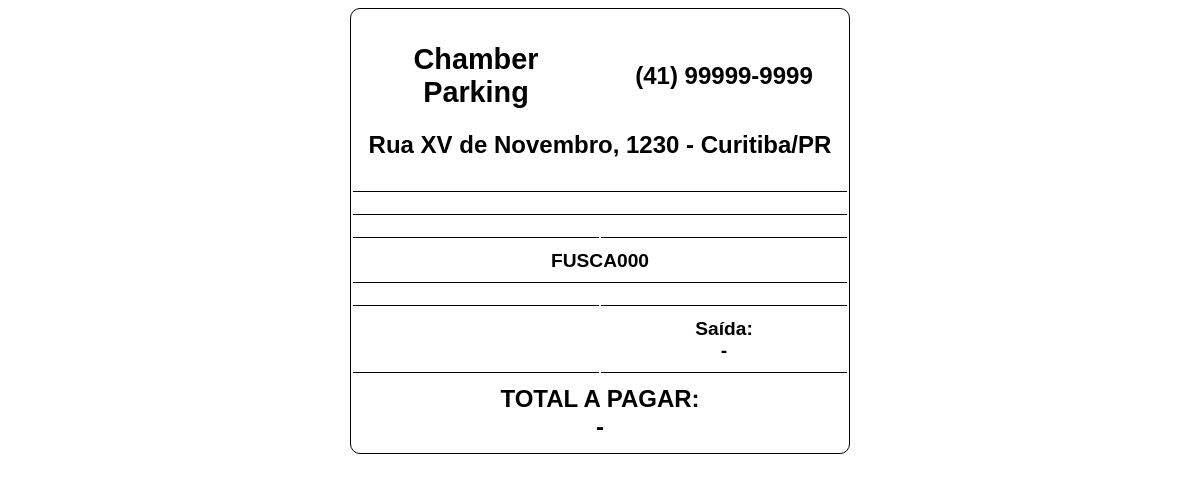
Before: /imprimir.php?placa=FUSCA000 (signed in) with the older database file.
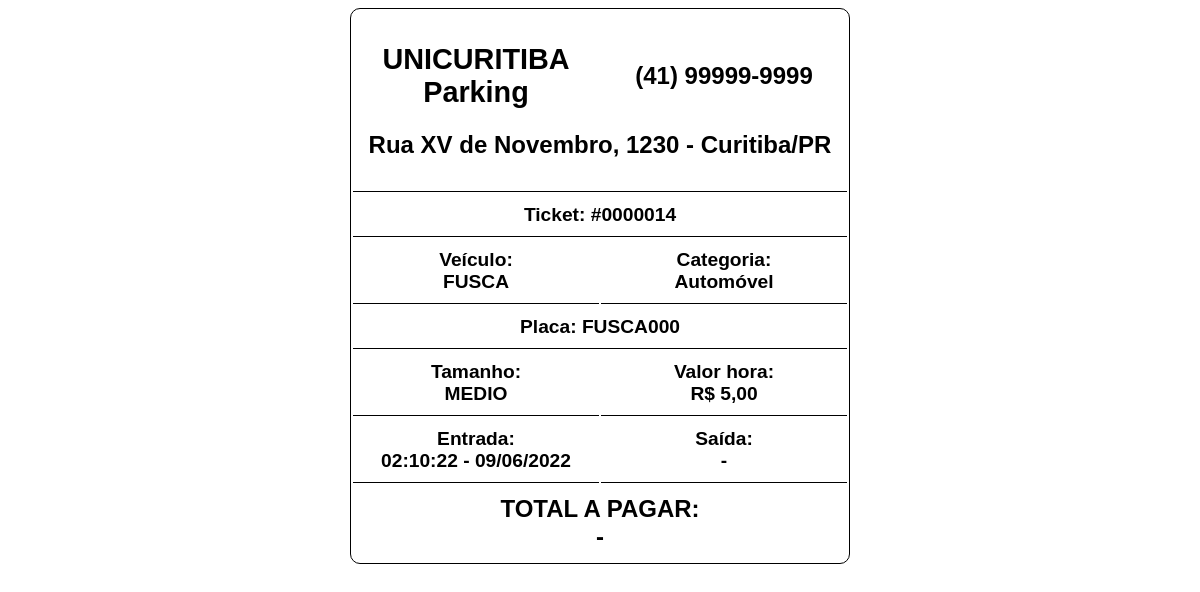
After: the same page with the newer database file.
### tables this page shows
CREATE TABLE `configuracoes` (
  `id` int(11) NOT NULL AUTO_INCREMENT,
  `total_vagas` int(10) DEFAULT NULL,
  `total_vagas_ocupadas` int(10) DEFAULT NULL,
  `valor_pequeno` decimal(10,2) DEFAULT NULL,
  `valor_medio` decimal(10,2) DEFAULT NULL,
  `valor_grande` decimal(10,2) DEFAULT NULL,
  `nome_estacionamento` varchar(45) DEFAULT NULL,
  `endereco` varchar(50) DEFAULT NULL,
  `mensagem` varchar(110) DEFAULT NULL,
  `telefone` varchar(15) DEFAULT NULL,
  PRIMARY KEY (`id`)
);

CREATE TABLE `veiculos` (
  `id_veiculo` int(7) NOT NULL AUTO_INCREMENT,
  `placa` varchar(10) DEFAULT NULL,
  `nome_veiculo` varchar(30) DEFAULT NULL,
  `tamanho` varchar(10) DEFAULT NULL,
  `nome_categoria` varchar(50) DEFAULT NULL,
  `estacionado` varchar(5) DEFAULT NULL,
  `data_entrada` timestamp NOT NULL DEFAULT current_timestamp(),
  `data_saida` datetime DEFAULT NULL,
  PRIMARY KEY (`id_veiculo`)
);

### imprimir.php (the view, shortened to what this page needs)
<head>
    <?php include('db/config.php');
    ?>
</head>
<?php
$placa = @$_GET['placa'];
$saida = @$_GET['saida'];
$id_veiculo = @$_GET['veiculo'];
if (!empty($placa)) $result_vagas = "SELECT * FROM veiculos WHERE placa='$placa'";
else if (!empty($id_veiculo)) $result_vagas = "SELECT * FROM veiculos WHERE id_veiculo='$id_veiculo'";
$result_verifica_vagas = mysqli_query($con, $result_vagas);
while ($result_vagas = mysqli_fetch_assoc($result_verifica_vagas)) {
    $ticket = "Ticket: #" . fzerosnafrente($result_vagas['id_veiculo'], 7) . "<br>";
    $veiculo = "Veículo:<br>" . strtoupper($result_vagas['nome_veiculo']) . "<br>";
    $placa = "Placa: " . strtoupper($result_vagas['placa']) . "<br>";
    $tamanho = $result_vagas['tamanho'];
    $tamanho_formatado = "Tamanho:<br>" . strtoupper($result_vagas['tamanho']);
    $categoria = "Categoria:<br>" . $result_vagas['nome_categoria'] . "<br>";
    $data_entrada = new DateTime($result_vagas['data_entrada']);
    $data_entrada_formatado = "Entrada:<br>" . $data_entrada->format('H:i:s - d/m/Y') . "<br>";
    $data_saida = new DateTime($result_vagas['data_saida']);
    $data_saida_formatado = "Saída:<br>" . $data_saida->format('H:i:s - d/m/Y') . "<br>";
}
$query = "SELECT * FROM configuracoes WHERE id='1'";
$execute = mysqli_query($con, $query);
while ($query = mysqli_fetch_assoc($execute)) {
    $nome_estacionamento = $query['nome_estacionamento'];
    $telefone = $query['telefone'] . "<br>";
    $endereco =  $query['endereco'] . "<br>";
    $valor_pequeno = $query['valor_pequeno'] . "<br>";
    $valor_medio = $query['valor_medio'] . "<br>";
    $valor_grande = $query['valor_grande'] . "<br>";
}
if ($tamanho == "pequeno") $valor_hora = "Valor hora:<br>R$ " . str_replace(".", ",", $valor_pequeno);
elseif ($tamanho == "medio") $valor_hora = "Valor hora:<br>R$ " . str_replace(".", ",", $valor_medio);
elseif ($tamanho == "grande") $valor_hora = "Valor hora:<br>R$ " . str_replace(".", ",", $valor_grande);
if (!empty($id_veiculo) && $saida == "sim") {
    echo "
    <table class='impressao' align='center' width='500px'>
        <tr>
            <td colspan='6' align='center'></td>
        </tr>
        <tr>
            <td class='font-destaque-logo' colspan='3' align='center'>" . $nome_estacionamento . "</td>
            <td class='font-destaque' colspan='3' align='center'>" . $telefone . "</td>
        </tr>
        <tr  class='font-destaque'>
            <td colspan='6' align='center'>" . $endereco . "</td>
        </tr>
        <tr>
            <td class='borda' colspan='6' align='center'></td>
        </tr>
        <tr>
            <td class='borda' colspan='6' align='center'>" . $ticket . "</td>
        </tr>
        <tr>
            <td class='borda' colspan='3' align='center'>" . $veiculo . "</td>
            <td class='borda' colspan='3' align='center'>" . $categoria . "</td>
        </tr>
        <tr>
            <td class='borda' colspan='6' align='center'>" . $placa . "</td>
        </tr>
        <tr>
            <td class='borda' colspan='3' align='center'>" . $tamanho_formatado . "</td>
            <td class='borda' colspan='3' align='center'>" . $valor_hora . "</td>
        </tr>
        <tr>
            <td class='borda' colspan='3' align='center'>" . $data_entrada_formatado . "</td>
            <td class='borda' colspan='3' align='center'>" . $data_saida_formatado . "</td>
        </tr>
        <tr>
            <td class='font-destaque' colspan='6' align='center'>" . $total_a_pagar . "</td>
        </tr>
        </table>
        <style>
        .impressao{
            font-family:arial;
            font-weight:bold;
            font-size:1.2rem;
            border:1px solid;
            border-radius:10px;
        }
        .impressao tr td {
            padding: 10px 5px;
            width:50%;
        }
        .borda {
            border-bottom:1px solid;
        }
        .font-destaque{
            font-size:1.5rem;
        }
        .font-destaque-logo{
            font-size:1.8rem;
        }
        </style>
    ";
} else if (!empty($placa)) {
    echo "
    <table class='impressao' align='center' width='500px'>
        <tr>
            <td colspan='6' align='center'></td>
        </tr>
        <tr>
            <td class='font-destaque-logo' colspan='3' align='center'>" . $nome_estacionamento . "</td>
            <td class='font-destaque' colspan='3' align='center'>" . $telefone . "</td>
        </tr>
        <tr  class='font-destaque'>
            <td colspan='6' align='center'>" . $endereco . "</td>
        </tr>
        <tr>
            <td class='borda' colspan='6' align='center'></td>
        </tr>
        <tr>
            <td class='borda' colspan='6' align='center'>" . $ticket . "</td>
        </tr>
        <tr>
            <td class='borda' colspan='3' align='center'>" . $veiculo . "</td>
            <td class='borda' colspan='3' align='center'>" . $categoria . "</td>
        </tr>
        <tr>
            <td class='borda' colspan='6' align='center'>" . $placa . "</td>
        </tr>
        <tr>
            <td class='borda' colspan='3' align='center'>" . $tamanho_formatado . "</td>
            <td class='borda' colspan='3' align='center'>" . $valor_hora . "</td>
        </tr>
        <tr>
            <td class='borda' colspan='3' align='center'>" . $data_entrada_formatado . "</td>
            <td class='borda' colspan='3' align='center'>Saída: <br>-</td>
        </tr>
        <tr>
            <td class='font-destaque' colspan='6' align='center'>TOTAL A PAGAR: <br>-</td>
        </tr>
        </table>
        <style>
        .impressao{
            font-family:arial;
            font-weight:bold;
            font-size:1.2rem;
            border:1px solid;
            border-radius:10px;
        }
        .impressao tr td {
            padding: 10px 5px;
            width:50%;
        }
        .borda {
            border-bottom:1px solid;
        }
        .font-destaque{
            font-size:1.5rem;
        }
        .font-destaque-logo{
            font-size:1.8rem;
        }
        </style>
    ";
}
function fzerosnafrente($numero, $tamanho)
{
    $TamanhoNumero = strlen($numero);
    if ($TamanhoNumero < $tamanho) {
        while ($TamanhoNumero < $tamanho) {
            $numero = "0" . $numero;
            $TamanhoNumero = strlen($numero);
        }
    }
    return $numero;
}
?>

### imprimir.php (style rules this page uses)
.impressao { font-family:arial; font-weight:bold; font-size:1.2rem; border:1px solid; border-radius:10px; }
.impressao tr td { padding: 10px 5px; width:50%; }
.borda { border-bottom:1px solid; }
.font-destaque { font-size:1.5rem; }
.font-destaque-logo { font-size:1.8rem; }

Changed rows visible on the page:
changed configuracoes "Rua XV de Novembro, 1230 - Curitiba/PR": nome_estacionamento "Chamber Parking" → "UNICURITIBA Parking"; valor_medio (not shown) → "5,00"
added veiculos: id_veiculo "0000014", nome_veiculo "FUSCA", nome_categoria "Automóvel", placa "FUSCA000", tamanho "MEDIO", data_entrada "02:10:22 - 09/06/2022"
Other visible differences:
$placa: "FUSCA000" → (not shown)
text now shown: "Ticket: # Veículo: Categoria: Placa: Tamanho: Valor hora: R$ Entrada:"
